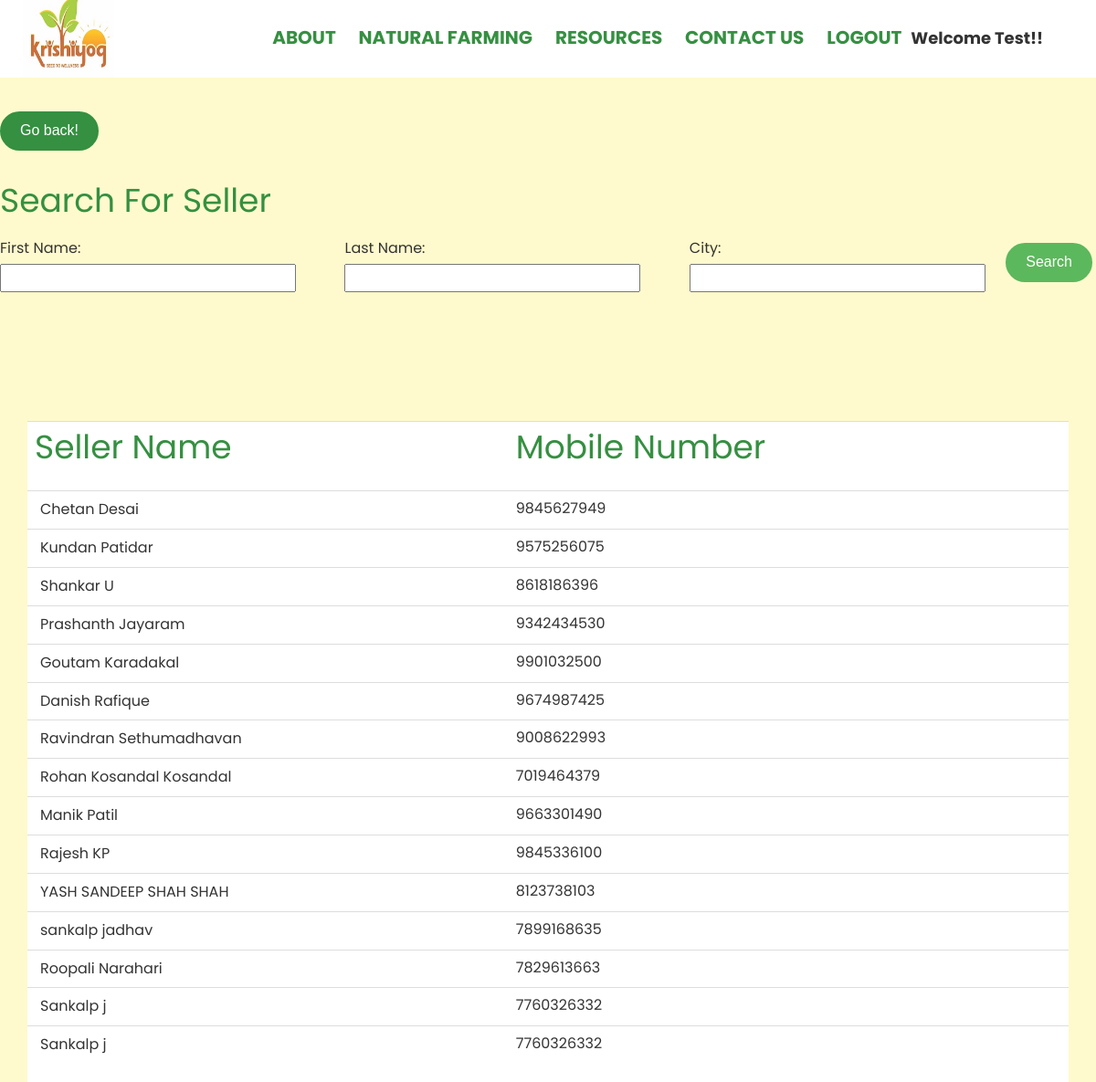
/sellerslist.php (signed in), run on the app's committed database.
### tables this page shows
CREATE TABLE `sellerdb` (
  `SID` int(11) NOT NULL,
  `firstName` varchar(250) NOT NULL,
  `lastName` varchar(250) NOT NULL,
  `sellOrgName` varchar(1000) NOT NULL,
  `email` varchar(250) DEFAULT NULL,
  `password` varchar(2000) NOT NULL,
  `sMobNo` bigint(10) NOT NULL,
  `WhatsApp` bigint(10) NOT NULL,
  `orgMobNo` bigint(10) DEFAULT NULL,
  `GST` text NOT NULL,
  `PAN` text NOT NULL,
  `TANo` text NOT NULL,
  `addressSeller` varchar(1000) NOT NULL,
  `addressOrg` varchar(1000) NOT NULL,
  `city` varchar(250) NOT NULL,
  `state` varchar(100) NOT NULL,
  `zipcode` int(8) NOT NULL,
  `sellerType` varchar(250) NOT NULL,
  `orgCity` varchar(100) NOT NULL,
  `orgState` varchar(100) NOT NULL,
  `orgDistrict` varchar(100) NOT NULL,
  `orgZipcode` varchar(100) NOT NULL,
  `webAddress` varchar(450) NOT NULL,
  `descr` varchar(2000) NOT NULL,
  `district` varchar(100) NOT NULL
);

### sellerslist.php (the view, shortened to what this page needs)
<?php
include 'db_connect.php';
 ?>
 <form action="sellerslist.php" method="post">
  <table width='100%' border='0' style='border:none;'>
    <a href="admin/admin.php" class="btn btn-primary"  > Go back! </a><br><br>
    <h1>Search For Seller</h1>
    <tr>
      <td><label>First Name:&nbsp;</label><input type='text' name='by_fname' /></td>
      <td><label>Last Name:&nbsp;</label><input type='text' name='by_lname' /></td>
      <td><label>City:&nbsp;</label><input type='text' name='by_city' /></td>
      <td><input type='submit' name='submit' value='Search'  class="btn btn-success"  /></td>
    </tr>
  </table>
  </form>
<!DOCTYPE HTML>
<html>
	<head>
	<link rel="stylesheet" href="css/animate.css">
	<link rel="stylesheet" href="css/icomoon.css">
	<link rel="stylesheet" href="css/bootstrap.css">
	<link rel="stylesheet" href="css/magnific-popup.css">
	<link rel="stylesheet" href="css/owl.carousel.min.css">
	<link rel="stylesheet" href="css/owl.theme.default.min.css">
	<link rel="stylesheet" href="css/style.css">
</head>
<body>
  <nav class="gtco-nav fixed-top" role="navigation">
    <div class="gtco-container">
      <div class="row">
        <div class="col-xs-2">
          <div id="gtco-logo"><a href="index.php"><img src="images/logo0.jpg" style="max-width:300px;max-height: 100px;margin-top:-15px;margin-left:-30px"/></a></div>
        </div>
        <div class="col-xs-10 text-center menu-1 ">
          <ul>
            <span class="icon">
              <li><a class="active" href="index.php"><i class="icon-home"></i></a></li>
            </span>
              <li><a href="about.php"><b>About</a></b></li>
              <li><a class="nat-farm"><b>Natural Farming</a></b></li>
              <li><a href="resource.php"><b>Resources</a></b></li>
              <li><a href="contact.php"><b>Contact us</a></b></li>
              <li><?php if(!isset($_SESSION['login_user']) && !isset($_SESSION['category']))
                    {
                      echo "<li><a href='login.php'><b>LOGIN</b></a></li>";
                      echo "<li><a href='signup2.php'><b>REGISTER</b></a></li>";
                    }
                    else if(isset($_SESSION['login_user']) && isset($_SESSION['category']))
                    {
                      echo "<li><a href='logout.php'><b>Logout</b></a></li>";
                      echo "<li><b>Welcome ".$_SESSION['fname']."!!</b></li>";
                    }
              ?></li>
            </ul>
        </div>
  </div>
      </div>
			</nav>
			<br/><br/><br/><br/>
     <div class="container">
                                <div class="table-responsive" style="background-color:white;">
                                    <table class="table table-top-campaign">
                                        <tbody>
										<tr>
											<th><h1>Seller Name</h1></th>
											<th><h1>Mobile Number</h1></th>
										</tr>
                <?php
				$sql = "SELECT *
				FROM sellerdb";
				$result = mysqli_query($connection,$sql);
				$count = mysqli_num_rows($result);
				if($count>0)
				{
					while($res=mysqli_fetch_assoc($result))
					{
              ?>
             <form action= "sprofile.php" method="post">
											<tr>
                                                 <td>
													<button type="submit" value="submit"><?php echo $res['firstName']." ".$res['lastName'];?></button>
												 </td>
                                                <td onclick='window.open("tel:<?php echo $res['sMobNo']; ?>");'><?php echo $res['sMobNo'];?></td>
                                            </tr>
              </form>
              <?php
					}
				}
				?>
        </div>
			</div>
	  </body>
	</html>

### css/icomoon.css (style rules this page uses)
[class^="icon-"], [class*=" icon-"] { font-family: 'icomoon' !important; speak: none; font-style: normal; font-weight: normal; font-variant: normal; text-transform: none; line-height: 1; -webkit-font-smoothing: antialiased; -moz-osx-font-smoothing: grayscale; }
.icon-home:before { content: "\e9b8"; }

### css/style.css (style rules this page uses)
body { font-family: 'Poppins'; font-size: 18px; line-height: 1.7; color: #333333; background:#FFFACD; }
a { color: #359041; -webkit-transition: 0.5s; -o-transition: 0.5s; transition: 0.5s; }
h1, h2, h3, h4, h5, h6, figure { color: #359041; font-family: 'Poppins'; font-weight: 400; margin: 0 0 20px 0; }
.gtco-container { max-width: 1140px; position: relative; margin: 0 auto; padding-left: 15px; padding-right: 15px; }
.gtco-nav { position: absolute; top: 0; margin: 0; padding: 0; width: 100%; padding: 0px 0; z-index: 1001; background-color:#fff; opacity: 1; }
.gtco-nav #gtco-logo { font-size: 30px; margin: 0; text-transform: uppercase; font-weight: bold; }
.gtco-nav a { padding: 5px 10px; color: white; }
.gtco-nav ul { padding: 22px 2px; margin: 2px 0 0 0; }
.gtco-nav ul li { padding: 0; margin: 0; list-style: none; display: inline; }
.gtco-nav ul li a { font-size: 20px; padding: 30px 10px; text-transform: uppercase; color:#359041; -webkit-transition: 0.5s; -o-transition: 0.5s; transition: 0.5s; }
form label { font-weight: normal !important; }
.btn { margin-right: 4px; margin-bottom: 4px; font-family: "Work Sans", Arial, sans-serif; font-size: 16px; font-weight: 400; -webkit-border-radius: 30px; -moz-border-radius: 30px; -ms-border-radius: 30px; border-radius: 30px; -webkit-transition: 0.5s; -o-transition: 0.5s; transition: 0.5s; padding: 8px 20px; }
.btn-primary { background: #359041; color: #fff; border: 2px solid #359041; }
.btn-success { background: #5cb85c; color: #fff; border: 2px solid #5cb85c; }

### sellerslist.php (style rules this page uses)
button { background-color: transparent; background-repeat:no-repeat; border: none; cursor:pointer; overflow: hidden; outline:none; }

### data on the page
sellerdb: firstName "Chetan", lastName "Desai", sMobNo "9845627949"
sellerdb: firstName "Kundan", lastName "Patidar", sMobNo "9575256075"
sellerdb: firstName "Shankar", lastName "U", sMobNo "8618186396"
sellerdb: firstName "Prashanth", lastName "Jayaram", sMobNo "9342434530"
sellerdb: firstName "Goutam", lastName "Karadakal", sMobNo "9901032500"
sellerdb: firstName "Danish", lastName "Rafique", sMobNo "9674987425"
sellerdb: firstName "Ravindran", lastName "Sethumadhavan", sMobNo "9008622993"
sellerdb: firstName "Rohan Kosandal", lastName "Kosandal", sMobNo "7019464379"
sellerdb: firstName "Manik", lastName "Patil", sMobNo "9663301490"
sellerdb: firstName "Rajesh", lastName "KP", sMobNo "9845336100"
sellerdb: firstName "YASH SANDEEP SHAH", lastName "SHAH", sMobNo "8123738103"
sellerdb: firstName "sankalp", lastName "jadhav", sMobNo "7899168635"
sellerdb: firstName "Roopali", lastName "Narahari", sMobNo "7829613663"
sellerdb: firstName "Sankalp", lastName "j", sMobNo "7760326332"
sellerdb: firstName "Sankalp", lastName "j", sMobNo "7760326332"

### other printed values
$_SESSION['fname'] "Test"
